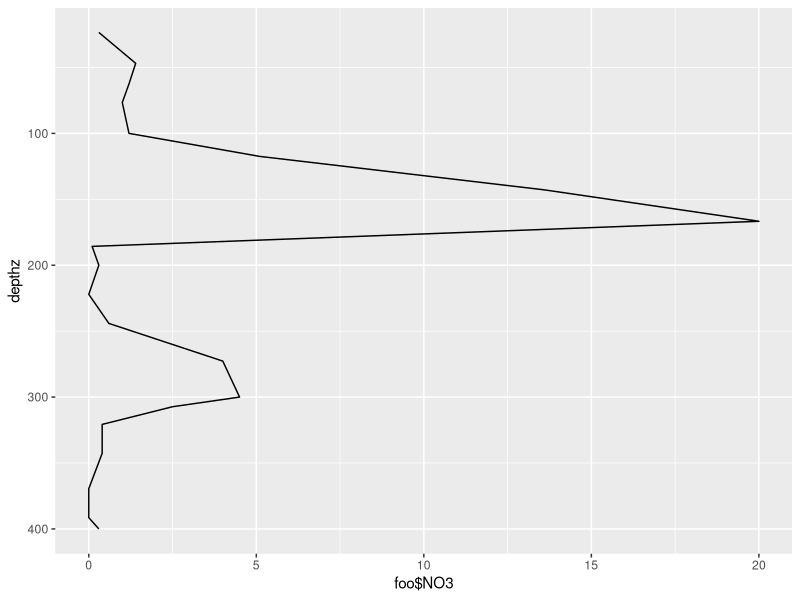
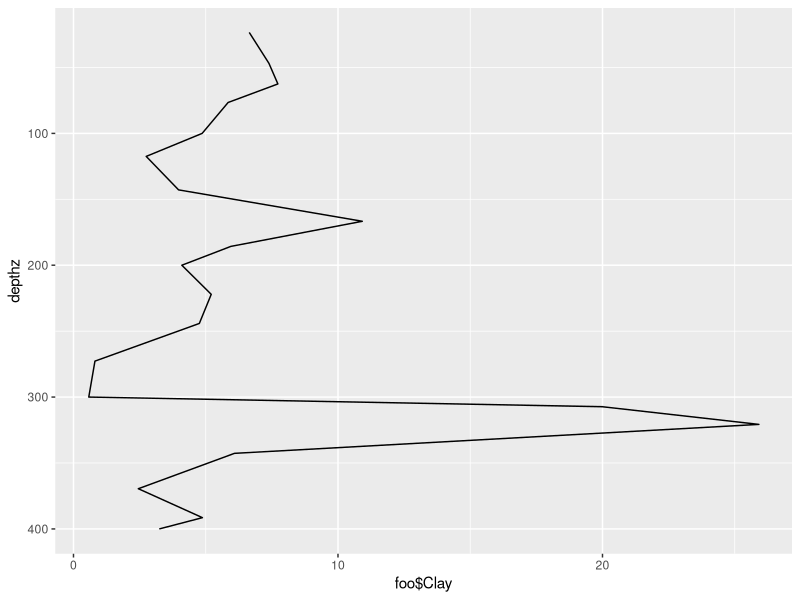
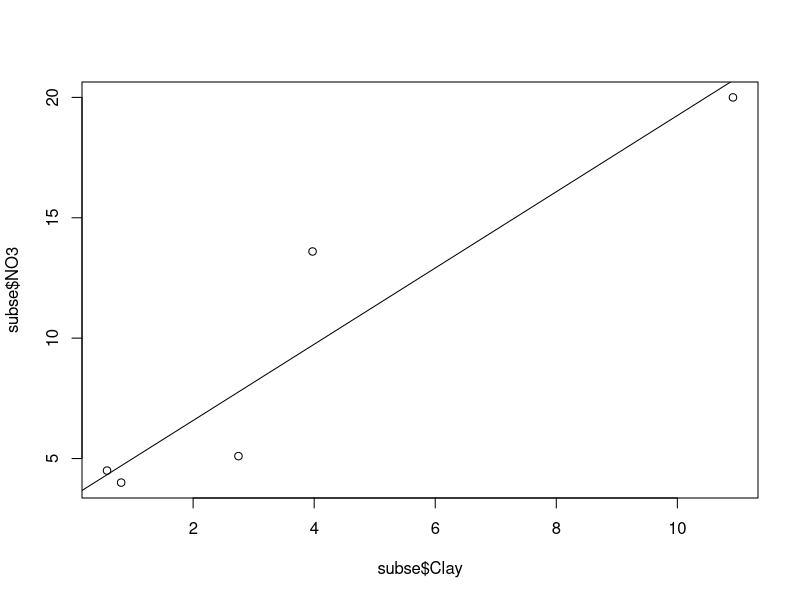

The R source for these figures, in order:
library(ggplot2)
library(reshape2)
library(grid)

x11()
#your data, note changed field names
foo=read.csv("para_15-10_samples.csv",stringsAsFactors=FALSE)
corez=read.csv("para_15-10_cores.csv",stringsAsFactors=FALSE)

#create depths scaled by % recovery
scalez=corez$rec[foo$CORE]
intervalz=foo$BDEPTH-foo$TDEPTH
sintervalz=intervalz/scalez
depthz=cumsum(sintervalz)
#convert Non-detectable into zero values
foo$NO3[which(foo$NO3=="ND")] = 0.0
foo$NO3=as.numeric(foo$NO3)
#foo$NO3
#plot(foo$NO3,-depthz,type="l")

#grid.locator()
#log <- structure(list(Depth = depthz, Nitrate = foo$NO3, Clay = foo$Clay, .Names = c("Depth", 
#"Nitrate", "Clay"), class = "data.frame"))

#melting
#melted <- melt(log, id.vars='Depth')
#melted
#use of colsplit
#melted[, 'Var'] <- colsplit(melted$variable, '_', c('Var'))
#melted$Well <- as.factor(melted$Well)
#melted$Var

#sp <- ggplot(foo, aes(x=foo$NO3, y=depthz)) +
#    theme_bw() + 
#    geom_path(aes(linetype=1)) + 
#    labs(title='') +
#    scale_y_reverse() #+ 
#    #facet_grid(. ~ foo$NO3, scales='free_x')
sp=qplot(foo$NO3, depthz,geom="path")+scale_y_reverse()
sp
sp=qplot(foo$Clay, depthz,geom="path")+scale_y_reverse()
sp

#Clay and NO3 are significantly positively correlated for samples with appreciable NO3
subse=foo[which(foo$NO3>2.5),]
#subse
ee=(lm(subse$NO3~subse$Clay))
plot(subse$NO3~subse$Clay)
abline(ee)
summary(ee)
#plot(ee)

grid.locator()
